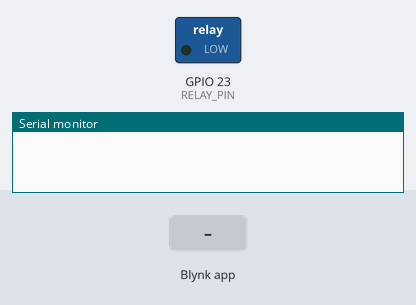
Bench run of a sketch on a simulated ESP32. On the bench: switched loads named in the sketch (green lamp = pin HIGH), the last lines printed to the serial monitor. The test bench sets the inputs (shaded band). WiFi joins after 1.5 s; servers stay silent unless stated.

Above: at 3.0 s.
3.1 s: Blynk app writes 1 to V0
At 3.5 s:
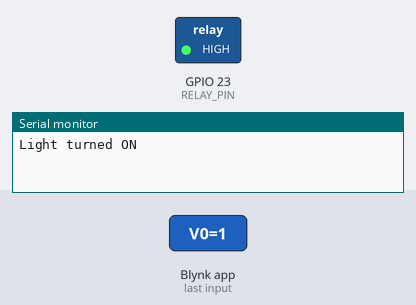
4.6 s: Blynk app writes 0 to V0
At 5.8 s:
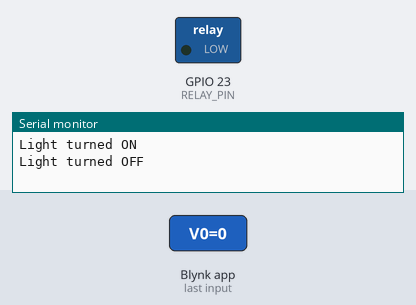
Timing chart, 0 to 7.6 s (numbered marks = the images above; inputs shaded):
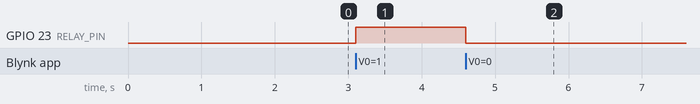

The sketch:

Relay_Module.ino
```cpp
#define BLYNK_PRINT Serial

/* Fill-in information from Blynk Device Info here */
#define BLYNK_TEMPLATE_ID "TMPL3RXjLYPY_"
#define BLYNK_TEMPLATE_NAME "LED"
#define BLYNK_AUTH_TOKEN    "rVh2ntsHeRweXo1eCP-8gFbGN6Lv6VnQ"

#include <WiFi.h>
#include <BlynkSimpleEsp32.h>

// Your WiFi credentials.
// Set password to "" for open networks.
char ssid[] = "FRSN 1768";
char pass[] = "11111111";

// Define the Pin connected to the Relay
// If using a different pin, change it here
#define RELAY_PIN 23

// This function is called every time the Virtual Pin V0 state changes
// in the Blynk App
BLYNK_WRITE(V0)
{
  // Set incoming value from pin V0 to a variable
  int pinValue = param.asInt();

  // Control the relay based on the value
  // Note: Many relays are "Active LOW" (0 turns ON, 1 turns OFF)
  // If your relay works opposite, swap HIGH and LOW below.
  if (pinValue == 1) {
    digitalWrite(RELAY_PIN, HIGH); // Turn Relay ON
    Serial.println("Light turned ON");
  } else {
    digitalWrite(RELAY_PIN, LOW);  // Turn Relay OFF
    Serial.println("Light turned OFF");
  }
}

void setup()
{
  // Debug console
  Serial.begin(115200);

  // Set Relay Pin as Output
  pinMode(RELAY_PIN, OUTPUT);

  // Initialize Relay to OFF (Optional, prevents flicker on boot)
  digitalWrite(RELAY_PIN, LOW);

  // Connect to Blynk
  Blynk.begin(BLYNK_AUTH_TOKEN, ssid, pass);
}

void loop()
{
  // Run Blynk services
  Blynk.run();
}
```

Measured:
- after the input at 3.1 s, GPIO 23 (RELAY_PIN): LOW → HIGH at once
- after the input at 4.6 s, GPIO 23 (RELAY_PIN): HIGH → LOW at once
